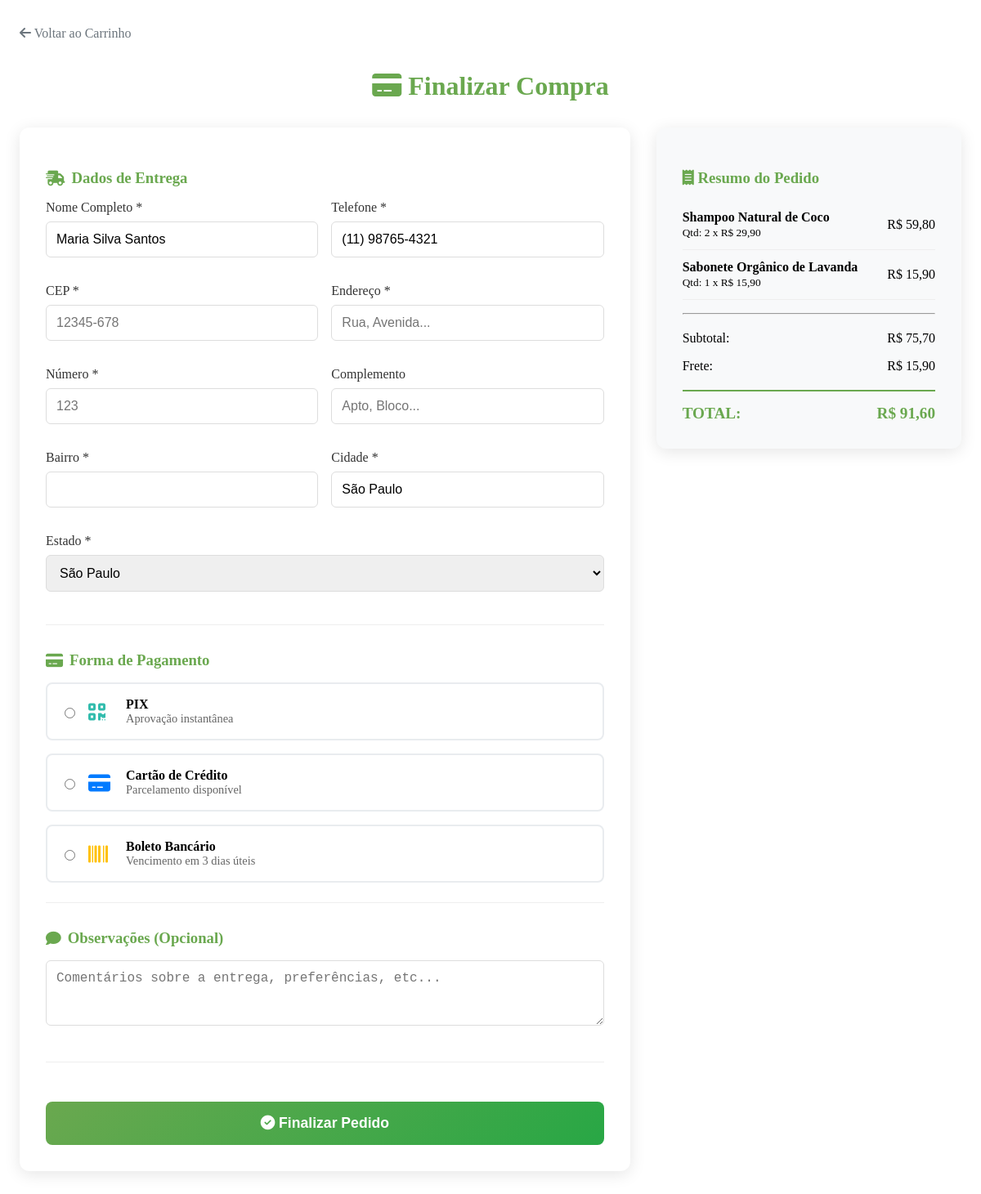
The app's page /checkout.php (signed in) with its own data.
### tables this page shows
CREATE TABLE usuarios (
    id INT AUTO_INCREMENT,
    nome VARCHAR(100) NOT NULL,
    email VARCHAR(150) NOT NULL,
    senha VARCHAR(255) NOT NULL COMMENT 'Senha hasheada com password_hash()',
    role ENUM('admin', 'usuario') DEFAULT 'usuario' COMMENT 'Role do usuário no sistema',
    ativo TINYINT(1) DEFAULT 1,
    telefone VARCHAR(20) NULL,
    endereco TEXT NULL,
    cidade VARCHAR(100) NULL,
    estado VARCHAR(2) NULL,
    cep VARCHAR(10) NULL,
    data_nascimento DATE NULL,
    data_cadastro DATETIME DEFAULT CURRENT_TIMESTAMP,
    ultimo_acesso DATETIME NULL,
    created_at TIMESTAMP DEFAULT CURRENT_TIMESTAMP,
    updated_at TIMESTAMP DEFAULT CURRENT_TIMESTAMP ON UPDATE CURRENT_TIMESTAMP,
    
    PRIMARY KEY (id),
    UNIQUE KEY uk_usuarios_email (email),
    KEY idx_usuarios_role (role),
    KEY idx_usuarios_ativo (ativo)
);

CREATE TABLE carrinho (
    id INT AUTO_INCREMENT,
    usuario_id INT NOT NULL,
    produto_id INT NOT NULL,
    quantidade INT DEFAULT 1,
    preco_unitario DECIMAL(10,2) NOT NULL COMMENT 'Preço no momento da adição',
    created_at TIMESTAMP DEFAULT CURRENT_TIMESTAMP,
    updated_at TIMESTAMP DEFAULT CURRENT_TIMESTAMP ON UPDATE CURRENT_TIMESTAMP,
    
    PRIMARY KEY (id),
    UNIQUE KEY uk_carrinho_user_product (usuario_id, produto_id),
    KEY idx_carrinho_usuario (usuario_id),
    KEY fk_carrinho_produto (produto_id),
    
    CONSTRAINT fk_carrinho_usuario_id FOREIGN KEY (usuario_id) REFERENCES usuarios(id) ON DELETE CASCADE,
    CONSTRAINT fk_carrinho_produto_id FOREIGN KEY (produto_id) REFERENCES produtos(id) ON DELETE CASCADE
);

CREATE TABLE produtos (
    id INT AUTO_INCREMENT,
    nome VARCHAR(200) NOT NULL,
    descricao TEXT NULL,
    preco DECIMAL(10,2) NOT NULL,
    preco_promocional DECIMAL(10,2) NULL,
    categoria_id INT NULL,
    estoque INT DEFAULT 0,
    peso DECIMAL(8,3) NULL COMMENT 'Peso em kg',
    dimensoes VARCHAR(50) NULL COMMENT 'Formato: LxAxP em cm',
    ingredientes TEXT NULL,
    modo_uso TEXT NULL,
    imagem VARCHAR(255) NULL,
    imagens_adicionais TEXT NULL COMMENT 'JSON de URLs de imagens extras',
    ativo TINYINT(1) DEFAULT 1,
    destaque TINYINT(1) DEFAULT 0,
    vegano TINYINT(1) DEFAULT 1,
    organico TINYINT(1) DEFAULT 0,
    cruelty_free TINYINT(1) DEFAULT 1,
    data_lancamento DATE NULL,
    created_at TIMESTAMP DEFAULT CURRENT_TIMESTAMP,
    updated_at TIMESTAMP DEFAULT CURRENT_TIMESTAMP ON UPDATE CURRENT_TIMESTAMP,
    
    PRIMARY KEY (id),
    KEY fk_produtos_categoria (categoria_id),
    KEY idx_produtos_ativo (ativo),
    KEY idx_produtos_destaque (destaque),
    KEY idx_produtos_preco (preco),
    
    CONSTRAINT fk_produtos_categoria_id FOREIGN KEY (categoria_id) REFERENCES categorias(id) ON DELETE SET NULL
);

### checkout.php (the view, shortened to what this page needs)
<?php
require_once 'config/database.php';
$usuario_dados = [];
try {
    $conn = getDBConnection();
    $stmt = $conn->prepare("SELECT nome, telefone, cidade, estado, cep FROM usuarios WHERE id = ?");
    $stmt->execute([$_SESSION['usuario_id']]);
    $usuario_dados = $stmt->fetch(PDO::FETCH_ASSOC) ?: [];
} catch (Exception $e) {
    error_log("Erro ao buscar dados do usuário: " . $e->getMessage());
}
$itens_carrinho = [];
$valor_subtotal = 0;
try {
    $stmt = $conn->prepare("
        SELECT
            c.quantidade,
            c.preco_unitario,
            p.nome,
            (c.quantidade * c.preco_unitario) as subtotal
        FROM carrinho c
        JOIN produtos p ON c.produto_id = p.id
        WHERE c.usuario_id = ? AND p.ativo = 1
        ORDER BY c.created_at DESC
    ");
    $stmt->execute([$_SESSION['usuario_id']]);
    $itens_carrinho = $stmt->fetchAll(PDO::FETCH_ASSOC);
    foreach ($itens_carrinho as $item) {
        $valor_subtotal += $item['subtotal'];
    }
} catch (Exception $e) {
    error_log("Erro ao buscar carrinho: " . $e->getMessage());
    $erro = "Erro ao carregar carrinho.";
}
$valor_frete = ($valor_subtotal >= 100) ? 0 : 15.90;
$valor_total = $valor_subtotal + $valor_frete;
?>
<!DOCTYPE html>
<html lang="pt-br">
<head>
    <link rel="stylesheet" href="style.css">
    <link rel="stylesheet" href="https://cdnjs.cloudflare.com/ajax/libs/font-awesome/6.4.0/css/all.min.css">
</head>
<body>
    <div class="checkout-container">
        <a href="carrinho.php" class="btn-voltar">
            <i class="fas fa-arrow-left"></i> Voltar ao Carrinho
        </a>
        <h1 style="text-align: center; color: #6aa84f; margin-bottom: 2rem;">
            <i class="fas fa-credit-card"></i> Finalizar Compra
        </h1>
        <div class="checkout-grid">
            <div class="checkout-form">
                <form method="post">
                    <div class="form-section">
                        <h3><i class="fas fa-shipping-fast"></i> Dados de Entrega</h3>
                        <div class="form-row">
                            <div class="form-group">
                                <label for="nome">Nome Completo *</label>
                                <input type="text" id="nome" name="nome" required
                                       value="<?php echo htmlspecialchars($usuario_dados['nome'] ?? ''); ?>">
                            </div>
                            <div class="form-group">
                                <label for="telefone">Telefone *</label>
                                <input type="tel" id="telefone" name="telefone" required
                                       value="<?php echo htmlspecialchars($usuario_dados['telefone'] ?? ''); ?>"
                                       placeholder="(11) 99999-9999">
                            </div>
                        </div>
                        <div class="form-row">
                            <div class="form-group">
                                <label for="cep">CEP *</label>
                                <input type="text" id="cep" name="cep" required
                                       value="<?php echo htmlspecialchars($usuario_dados['cep'] ?? ''); ?>"
                                       placeholder="12345-678">
                            </div>
                            <div class="form-group">
                                <label for="rua">Endereço *</label>
                                <input type="text" id="rua" name="rua" required placeholder="Rua, Avenida...">
                            </div>
                        </div>
                        <div class="form-row">
                            <div class="form-group">
                                <label for="numero">Número *</label>
                                <input type="text" id="numero" name="numero" required placeholder="123">
                            </div>
                            <div class="form-group">
                                <label for="complemento">Complemento</label>
                                <input type="text" id="complemento" name="complemento" placeholder="Apto, Bloco...">
                            </div>
                        </div>
                        <div class="form-row">
                            <div class="form-group">
                                <label for="bairro">Bairro *</label>
                                <input type="text" id="bairro" name="bairro" required>
                            </div>
                            <div class="form-group">
                                <label for="cidade">Cidade *</label>
                                <input type="text" id="cidade" name="cidade" required
                                       value="<?php echo htmlspecialchars($usuario_dados['cidade'] ?? ''); ?>">
                            </div>
                        </div>
                        <div class="form-group">
                            <label for="estado">Estado *</label>
                            <select id="estado" name="estado" required>
                                <?php
                                $estados = [
                                    'AC' => 'Acre', 'AL' => 'Alagoas', 'AP' => 'Amapá', 'AM' => 'Amazonas',
                                    'BA' => 'Bahia', 'CE' => 'Ceará', 'DF' => 'Distrito Federal', 'ES' => 'Espírito Santo',
                                    'GO' => 'Goiás', 'MA' => 'Maranhão', 'MT' => 'Mato Grosso', 'MS' => 'Mato Grosso do Sul',
                                    'MG' => 'Minas Gerais', 'PA' => 'Pará', 'PB' => 'Paraíba', 'PR' => 'Paraná',
                                    'PE' => 'Pernambuco', 'PI' => 'Piauí', 'RJ' => 'Rio de Janeiro', 'RN' => 'Rio Grande do Norte',
                                    'RS' => 'Rio Grande do Sul', 'RO' => 'Rondônia', 'RR' => 'Roraima', 'SC' => 'Santa Catarina',
                                    'SP' => 'São Paulo', 'SE' => 'Sergipe', 'TO' => 'Tocantins'
                                ];
                                foreach ($estados as $sigla => $nome) {
                                    $selected = ($usuario_dados['estado'] ?? '') == $sigla ? 'selected' : '';
                                    echo "<option value=\"$sigla\" $selected>$nome</option>";
                                }
                                ?>
                            </select>
                        </div>
                    </div>
                    <div class="form-section">
                        <h3><i class="fas fa-credit-card"></i> Forma de Pagamento</h3>
                        <div class="payment-options">
                            <label class="payment-option" onclick="selectPayment(this)">
                                <input type="radio" name="forma_pagamento" value="pix" required>
                                <i class="fas fa-qrcode payment-icon" style="color: #32bcad;"></i>
                                <div>
                                    <strong>PIX</strong>
                                    <div style="font-size: 0.9rem; color: #666;">Aprovação instantânea</div>
                                </div>
                            </label>
                            <label class="payment-option" onclick="selectPayment(this)">
                                <input type="radio" name="forma_pagamento" value="cartao_credito">
                                <i class="fas fa-credit-card payment-icon" style="color: #007bff;"></i>
                                <div>
                                    <strong>Cartão de Crédito</strong>
                                    <div style="font-size: 0.9rem; color: #666;">Parcelamento disponível</div>
                                </div>
                            </label>
                            <label class="payment-option" onclick="selectPayment(this)">
                                <input type="radio" name="forma_pagamento" value="boleto">
                                <i class="fas fa-barcode payment-icon" style="color: #ffc107;"></i>
                                <div>
                                    <strong>Boleto Bancário</strong>
                                    <div style="font-size: 0.9rem; color: #666;">Vencimento em 3 dias úteis</div>
                                </div>
                            </label>
                        </div>
                    </div>
                    <div class="form-section">
                        <h3><i class="fas fa-comment"></i> Observações (Opcional)</h3>
                        <div class="form-group">
                            <textarea name="observacoes" rows="3"
                                      placeholder="Comentários sobre a entrega, preferências, etc..."></textarea>
                        </div>
                    </div>
                    <button type="submit" name="finalizar_pedido" class="btn-finalizar">
                        <i class="fas fa-check-circle"></i> Finalizar Pedido
                    </button>
                </form>
            </div>
            <div class="resumo-pedido">
                <h3 style="color: #6aa84f; margin-bottom: 1rem;">
                    <i class="fas fa-receipt"></i> Resumo do Pedido
                </h3>
                <?php foreach ($itens_carrinho as $item): ?>
                    <div class="item-resumo">
                        <div>
                            <strong><?php echo htmlspecialchars($item['nome']); ?></strong>
                            <br>
                            <small>Qtd: <?php echo $item['quantidade']; ?> x R$ <?php echo number_format($item['preco_unitario'], 2, ',', '.'); ?></small>
                        </div>
                        <div>R$ <?php echo number_format($item['subtotal'], 2, ',', '.'); ?></div>
                    </div>
                <?php endforeach; ?>
                <hr style="margin: 1rem 0;">
                <div class="valor-linha">
                    <span>Subtotal:</span>
                    <span>R$ <?php echo number_format($valor_subtotal, 2, ',', '.'); ?></span>
                </div>
                <div class="valor-linha">
                    <span>Frete:</span>
                    <span class="<?php echo $valor_frete == 0 ? 'frete-gratis' : ''; ?>">
                        <?php if ($valor_frete == 0): ?>
                            GRÁTIS
                        <?php else: ?>
                            R$ <?php echo number_format($valor_frete, 2, ',', '.'); ?>
                        <?php endif; ?>
                    </span>
                </div>
                <div class="valor-total">
                    <span>TOTAL:</span>
                    <span>R$ <?php echo number_format($valor_total, 2, ',', '.'); ?></span>
                </div>
            </div>
        </div>
    </div>
</body>
</html>

### style.css (style rules this page uses)
button { width: 100%; padding: 0.75rem; border: none; border-radius: 4px; background-color: #6aa84f; color: white; font-size: 1rem; cursor: pointer; transition: background-color 0.3s ease; }

### checkout.php (style rules this page uses)
.checkout-container { max-width: 1200px; margin: 2rem auto; padding: 0 1rem; }
.checkout-grid { display: grid; grid-template-columns: 2fr 1fr; gap: 2rem; }
.checkout-form { background: #fff; padding: 2rem; border-radius: 12px; box-shadow: 0 4px 20px rgba(0,0,0,0.1); }
.resumo-pedido { background: #f8f9fa; padding: 2rem; border-radius: 12px; box-shadow: 0 4px 20px rgba(0,0,0,0.1); height: fit-content; position: sticky; top: 2rem; }
.form-section { margin-bottom: 2rem; padding-bottom: 1.5rem; border-bottom: 1px solid #eee; }
.form-section h3 { color: #6aa84f; margin-bottom: 1rem; display: flex; align-items: center; gap: 0.5rem; }
.form-row { display: grid; grid-template-columns: 1fr 1fr; gap: 1rem; margin-bottom: 1rem; }
.form-group { margin-bottom: 1rem; }
.form-group label { display: block; margin-bottom: 0.5rem; font-weight: 500; color: #333; }
.form-group input, .form-group select, .form-group textarea { width: 100%; padding: 0.75rem; border: 1px solid #ddd; border-radius: 6px; font-size: 1rem; box-sizing: border-box; }
.payment-options { display: grid; gap: 1rem; }
.payment-option { display: flex; align-items: center; padding: 1rem; border: 2px solid #e9ecef; border-radius: 8px; cursor: pointer; transition: all 0.3s ease; }
.payment-option input { margin-right: 1rem; }
.payment-icon { font-size: 1.5rem; margin-right: 1rem; width: 30px; }
.item-resumo { display: flex; justify-content: space-between; align-items: center; padding: 0.75rem 0; border-bottom: 1px solid #eee; }
.valor-linha { display: flex; justify-content: space-between; margin-bottom: 0.5rem; padding: 0.25rem 0; }
.valor-total { display: flex; justify-content: space-between; font-size: 1.2rem; font-weight: bold; color: #6aa84f; padding-top: 1rem; border-top: 2px solid #6aa84f; margin-top: 1rem; }
.btn-finalizar { width: 100%; background: linear-gradient(135deg, #6aa84f, #28a745); color: white; border: none; padding: 1rem 2rem; border-radius: 8px; font-size: 1.1rem; font-weight: bold; cursor: pointer; transition: all 0.3s ease; margin-top: 1rem; }
.btn-voltar { display: inline-block; color: #6c757d; text-decoration: none; margin-bottom: 1rem; font-weight: 500; }

### records on screen
usuarios: nome "Maria Silva Santos", telefone "(11) 98765-4321", cidade "São Paulo"
carrinho: produto.nome "Shampoo Natural de Coco", quantidade "2", preco_unitario "29,90", subtotal "59,80"
carrinho: produto.nome "Sabonete Orgânico de Lavanda", quantidade "1", preco_unitario "15,90", subtotal "15,90"

### other values on screen
$valor_subtotal "75,70"
$valor_frete "15,90"
$valor_total "91,60"
form field estado "São Paulo"
